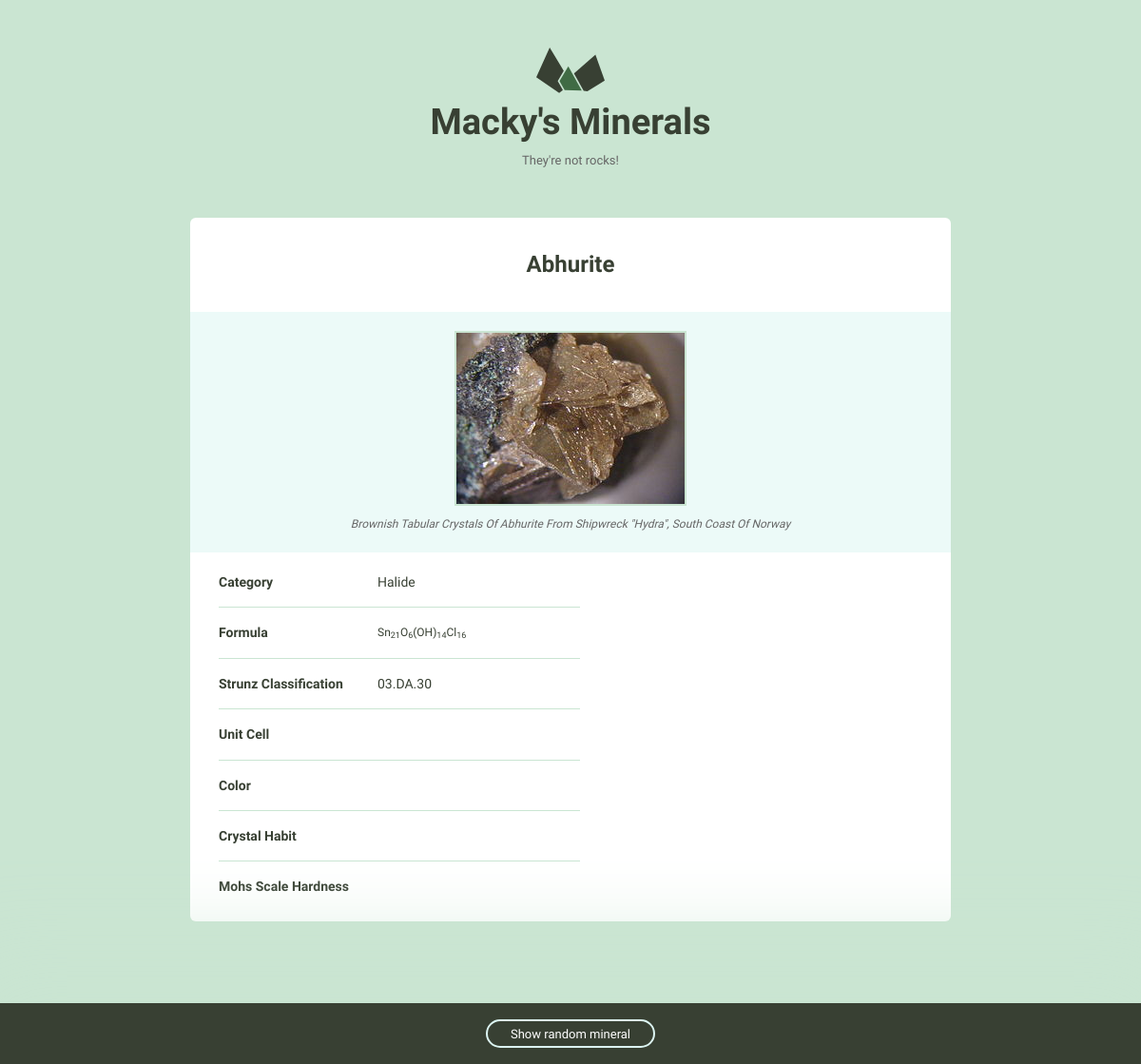
Page /minerals/3 on the committed database.
### minerals/models.py (models this page shows)
class Mineral(models.Model):
    name = models.CharField(max_length=200, blank=True)
    image_filename = models.CharField(max_length=200, blank=True)
    image_caption = models.TextField()
    category = models.CharField(max_length=200, blank=True)
    formula = models.TextField()
    strunz_classification = models.CharField(max_length=200, blank=True)
    color = models.CharField(max_length=200, blank=True)
    crystal_system = models.CharField(max_length=200, blank=True)
    unit_cell = models.CharField(max_length=200, blank=True)
    crystal_symmetry = models.CharField(max_length=200, blank=True)
    cleavage = models.CharField(max_length=200, blank=True)
    mohs_scale_hardness = models.CharField(max_length=200, blank=True)
    luster = models.CharField(max_length=200, blank=True)
    streak = models.CharField(max_length=200, blank=True)
    diaphaneity = models.CharField(max_length=200, blank=True)
    optical_properties = models.CharField(max_length=200, blank=True)
    refractive_index = models.CharField(max_length=200, blank=True)
    crystal_habit = models.CharField(max_length=200, blank=True)
    specific_gravity = models.CharField(max_length=200, blank=True)
    group = models.CharField(max_length=200, blank=True)

### minerals/views.py (the view)
# urls.py: path('<int:id>', views.mineral_detail, name='detail'),
def mineral_detail(request, id):
    mineral = Mineral.objects.get(id=id)
    return render(request, 'detail.html', {'mineral': mineral})

### minerals/templates/detail.html
{% extends 'layout.html' %}
{% load static %}
{% block content %}
    <div class="grid-100 mineral__container">
      <h1 class="mineral__name">{{ mineral.name|title }}</h1>
      <div class="mineral__image-bg">
        <img class="mineral__image" src="{% static 'images/' %}{{ mineral.image_filename }}">
        <p class="mineral__caption">{{ mineral.image_caption|title }}</p>
      </div>
      <div class="mineral__table-container">
        <table class="mineral__table">
          <tr>
            <td class="mineral__category">Category</td>
            <td>{{ mineral.category|title }}</td>
          </tr>
          <tr>
            <td class="mineral__category">Formula</td>
            <td class="mineral__formula">{{ mineral.formula|safe }}</td>
          </tr>
          <tr>
            <td class="mineral__category">Strunz Classification</td>
            <td>{{ mineral.strunz_classification }}</td>
          </tr>
          <tr>
            <td class="mineral__category">Unit Cell</td>
            <td>{{ mineral.unit_cell }}</td>
          </tr>
          <tr>
            <td class="mineral__category">Color</td>
            <td>{{ mineral.color|title }}</td>
          </tr>
          <tr>
            <td class="mineral__category">Crystal Habit</td>
            <td>{{ mineral.crystal_habit|title }}</td>
          </tr>
          <tr>
            <td class="mineral__category">Mohs Scale Hardness</td>
            <td>{{ mineral.mohs_scale_hardness }}</td>
          </tr>
        </table>
      </div>
    </div>
{% endblock %}

### assets/css/global.css (style rules this page uses)
html { font-family: sans-serif; -ms-text-size-adjust: 100%; -webkit-text-size-adjust: 100%; }
body { margin: 0; }
h1 { font-size: 2em; margin: 0.67em 0; }
sub { font-size: 75%; line-height: 0; position: relative; vertical-align: baseline; bottom: -0.25em; }
img { border: 0; }
table { border-collapse: collapse; border-spacing: 0; }
td, th { padding: 0; }
html { font-size: 62.5%; }
body { background-color: #CAE5D2; font-size: 1.5em; line-height: 1.6; font-weight: 400; font-family: "Cousine"; color: #666; }
.grid, .grid-5, .grid-10, .grid-15, .grid-20, .grid-25, .grid-30, .grid-33, .grid-35, .grid-40, .grid-45, .grid-50, .grid-55, .grid-60, .grid-65, .grid-66, .grid-70, .grid-75, .grid-80, .grid-90, .grid-95, .grid-100 { float: left; box-sizing: border-box; position: relative; }
.grid-100 { width: 100%; padding: 0 15px; }
h1, h2, h3, h4, h5, h6 { margin-top: 0; margin-bottom: 2rem; font-weight: bold; font-family: "Work Sans", sans-serif; color: #384033; }
h1 { font-size: 3.8rem; }
@media (min-width: 550px) { h1 { font-size: 3.8rem; } }
p { margin-top: 0; font-size: 1.6rem; }
th, td { padding: 15px; text-align: left; border-bottom: 1px solid #e1e1e1; }
th:first-child, td:first-child { padding-left: 0; }
th:last-child, td:last-child { padding-right: 0; }
table, p, ul { margin-bottom: 2.5rem; }
.mineral__container { background-color: #fff; border-radius: 6px; list-style: none; padding: 0; text-align: center; }
.mineral__name { display: block; width: 100%; margin: 0; font-size: 24px; padding: 30px 0 30px 0; }
.mineral__image { display: block; margin: 0 auto; border: solid 2px #CAE5D2; }
.mineral__image-bg { background-color: #ecfaf8; padding: 20px 0; }
.mineral__caption { font-size: 12px; font-style: italic; padding: 10px 0 0 0; margin: 0; }
.mineral__table { font-size: 14px; color: #384033; }
.mineral__table td { border-color: #CAE5D2; }
.mineral__table tr:last-of-type td { border-bottom: none; padding-bottom: 0; }
.mineral__table-container { padding: 5px 30px 0; }
.mineral__category { font-weight: bold; width: 40%; }
.mineral__formula { font-size: 12px; }

### rows in the picture
Mineral: name "Abhurite", image_filename (picture), image_caption "Brownish Tabular Crystals Of Abhurite From Shipwreck \"Hydra\", South Coast Of Norway", category "Halide", formula "Sn 21 O 6 (OH) 14 Cl 16", strunz_classification "03.DA.30"
